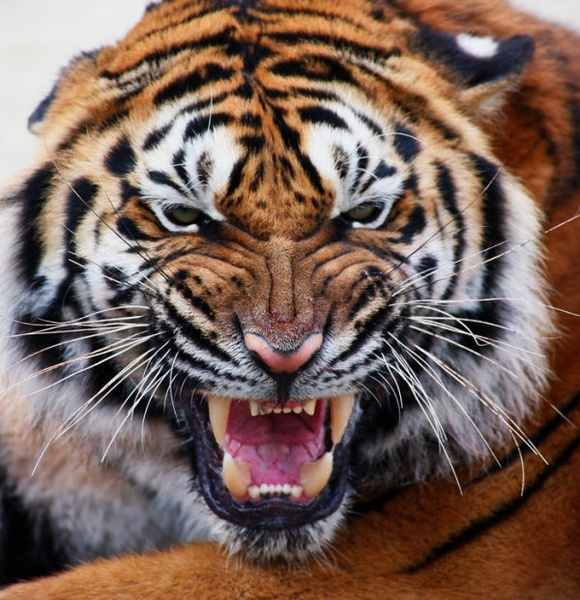
#> input picture Data Science/Working with Images and Text/Lab/Data/tiger.jpg, 580 x 600 px
$ jupyter execute 'Live Demo Working with Images and Text.ipynb'   (shell and % lines are left out)
#> lines starting #> are read from the running program, lines starting #| are printed output that depends on the picture
[cell 1]
import matplotlib.pyplot as plt
import numpy as np
import pandas as pd

from skimage.io import imread

from scipy.ndimage import convolve

# Live Demo Working with Images and Text

[cell 2]
tiger_image = imread('Data/tiger.jpg')
#> tiger_image is the input picture: shape (600, 580, 3); mean R, G, B 120.5, 97.3, 87.5

[cell 3]
tiger_image.shape
#> Out = (600, 580, 3)

[cell 4]
tiger_image.dtype

[cell 5]
tiger_image[20, 100]
#> Out = [235, 235, 233]

[cell 6]
# Extracting color channels separately
r, g, b = tiger_image[:, :, 0], tiger_image[:, :, 1], tiger_image[:, :, 2]
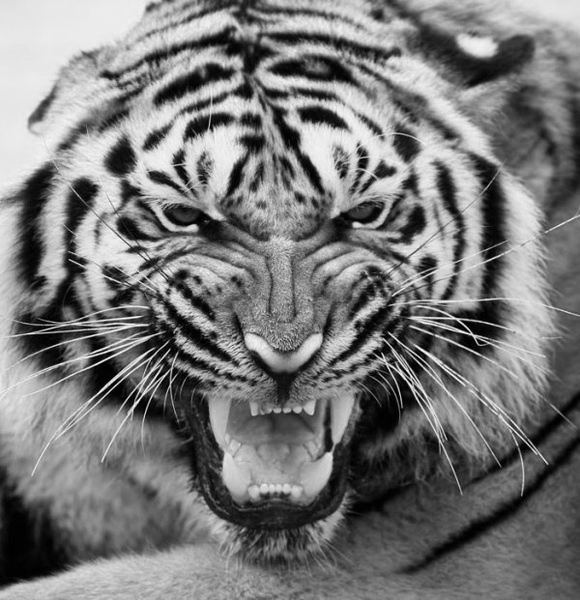
#> r: shape (600, 580); min 0, max 255, mean 120.5
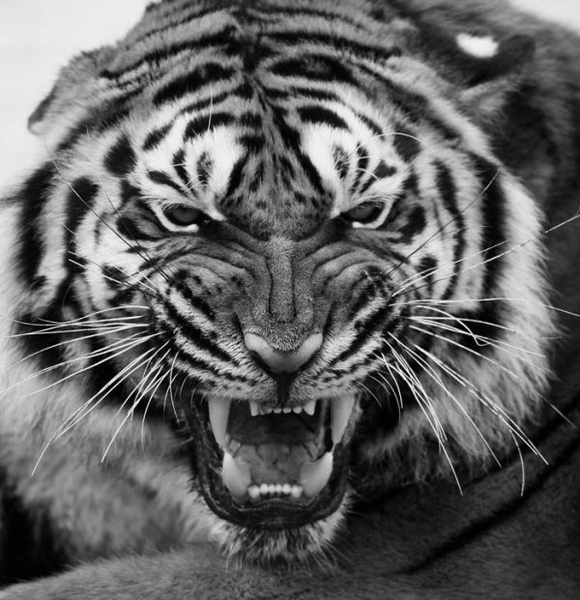
#> g: shape (600, 580); min 0, max 255, mean 97.3
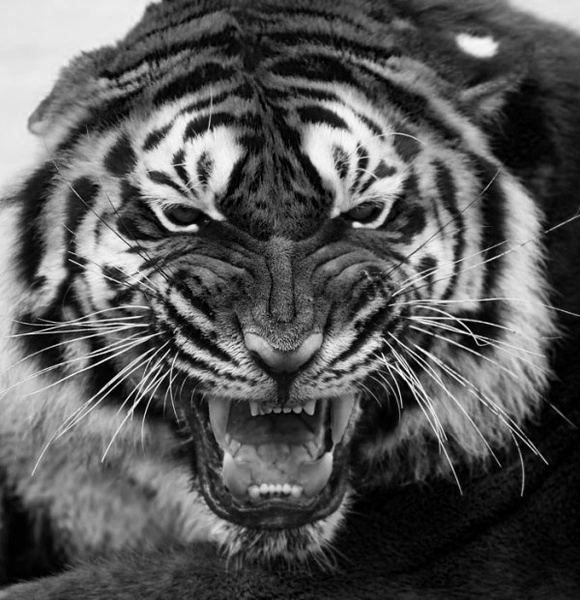
#> b: shape (600, 580); min 0, max 255, mean 87.5

[cell 7]
r.shape
#> Out = (600, 580)

[cell 8]
plt.imshow(tiger_image)
plt.show()

[cell 9]
plt.imshow(r, cmap = 'gray')
plt.show()

[cell 10]
# Reds_r reverse the colorbar
plt.imshow(r, cmap = 'Reds_r')
plt.colorbar()
plt.show()

[cell 11]
# Ravel will concatenate all rows in one row
plt.hist(r.ravel(), bins = 256)
plt.show()
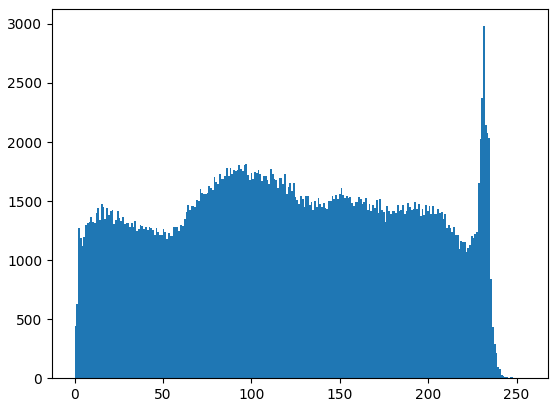
#> figure drawn by matplotlib, 1 panel; tallest bar 2981 high, from x = 231.1 to 232.1

[cell 12]
# Density = True normalizes the values along the ordinate axis.
plt.hist(r.ravel(), bins = 256, color = 'r', alpha = 0.7, density = True)
plt.hist(g.ravel(), bins = 256, color = 'g', alpha = 0.7, density = True)
plt.hist(b.ravel(), bins = 256, color = 'b', alpha = 0.7, density = True)

plt.show()
#> figure, not shown here; tallest bar 0.0086 high, from x = 231.1 to 232.1; tallest bar 0.00773 high, from x = 27.89 to 28.89; tallest bar 0.0106 high, from x = 8.96 to 9.96

[cell 13]
plt.hist(r.ravel(), bins = 256, color = 'r', alpha = 0.7)
plt.hist(g.ravel(), bins = 256, color = 'g', alpha = 0.7)
plt.hist(b.ravel(), bins = 256, color = 'b', alpha = 0.7)
plt.xlabel('Values')
plt.ylabel('Num pixels')

plt.xlim(0, 255)

plt.show()
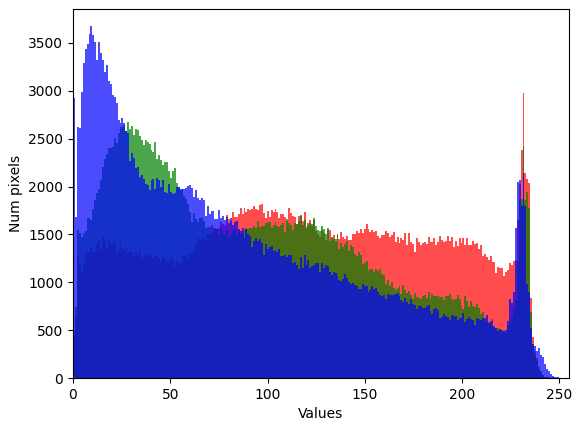
#> figure drawn by matplotlib, 1 panel; tallest bar 2981 high, from x = 231.1 to 232.1; tallest bar 2678 high, from x = 27.89 to 28.89; tallest bar 3673 high, from x = 8.96 to 9.96

[cell 14]
# Color perception of the human eye
tiger_grayscale = 0.299 * r + 0.587 * g + 0.114 * b

[cell 15]
plt.imshow(tiger_grayscale)
plt.show()

[cell 16]
plt.imshow(tiger_grayscale, cmap = 'gray')
plt.show()

[cell 17]
# Down sampling - reduces the size of the image
plt.imshow(tiger_image[::2,::2,:], cmap = 'gray')
plt.show()
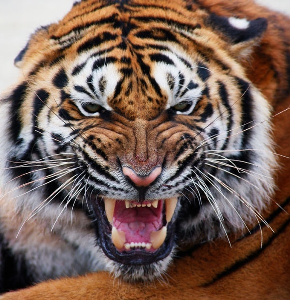
#> shown: shape (300, 290, 3); mean R, G, B 120.7, 97.4, 87.7

[cell 18]
tiger_image[::2,::2,:].shape
#> Out = (300, 290, 3)

[cell 19]
tiger_image.shape
#> Out = (600, 580, 3)

[cell 20]
np.product(tiger_image[::2,::2,:].shape), np.product(tiger_image.shape), np.product(tiger_image.shape) / np.product(tiger_image[::2,::2,:].shape)
#> Out = (261000, 1044000, 4)

## Convolution

### Blending an image with a smaller matrix called a filter

[cell 21]
tiger_sample = tiger_grayscale[100:110, 100:110].astype(int)

[cell 22]
tiger_sample

[cell 23]
plt.imshow(tiger_sample, cmap = 'gray')
plt.show()
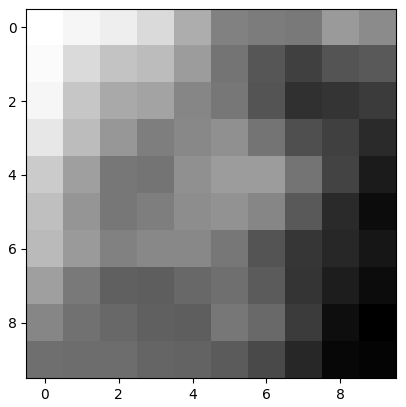
#> figure drawn by matplotlib, 1 panel

[cell 24]
conv_filter = np.array([
    [0, 1, 0],
    [0, -1, 0],
    [0, 1, 0]
])

[cell 25]
tiger_convolve = convolve(tiger_sample, conv_filter)

[cell 26]
convolve(tiger_sample, conv_filter).shape
#> Out = (10, 10)

[cell 27]
tiger_convolve

[cell 28]
plt.imshow(tiger_convolve, cmap = 'gray')
plt.show()
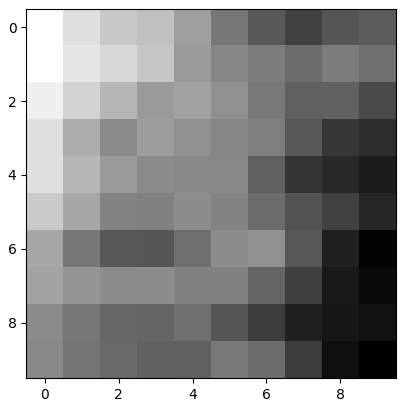
#> figure drawn by matplotlib, 1 panel

[cell 29]
# np.ones() producs filter filled only with units
conv_filter = np.ones([7, 7]) / 9
plt.imshow(tiger_grayscale, cmap = 'gray')
plt.show()
plt.imshow(convolve(tiger_grayscale, conv_filter), cmap = 'gray')
plt.show()
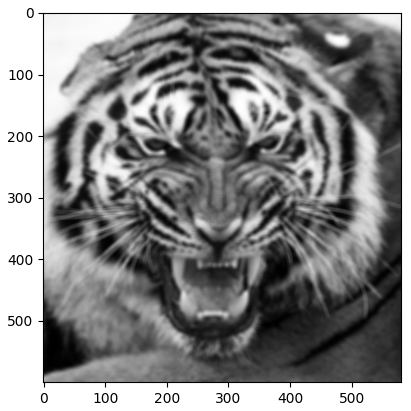
#> figure drawn by matplotlib, 1 panel

[cell 30]
# Convolution filter for edge detection
conv_filter = np.array([
    [1, 0, -1],
    [2, 0, -2],
    [1, 0, -1]
])
plt.imshow(tiger_grayscale, cmap = 'gray')
plt.show()
result = convolve(tiger_grayscale, conv_filter)
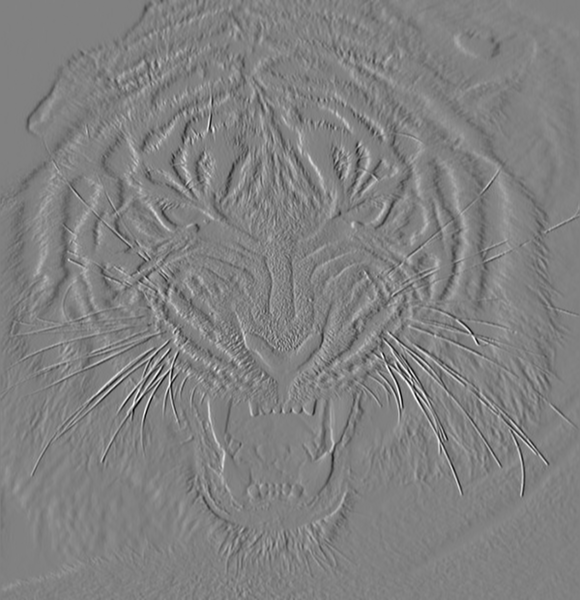
#> result: shape (600, 580) float64; min -816.8, max 794.7, mean -1.6; drawn with min black and max white
plt.imshow(result, cmap = 'gray')
plt.show()

[cell 31]
result.min()
#> Out = -816.8

[cell 32]
result.max()
#> Out = 794.7
